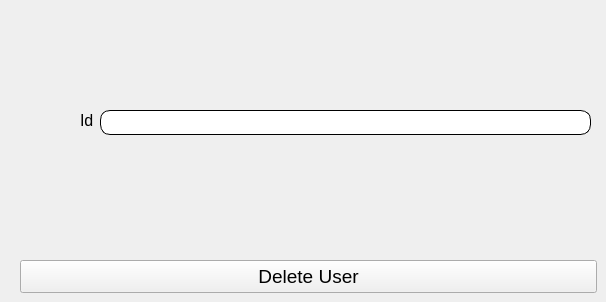
          <widget class="QWidget" name="tab">
           <attribute name="title">
            <string>Delete</string>
           </attribute>
           <widget class="QLineEdit" name="userDeleteIdEditField">
            <property name="geometry">
             <rect>
              <x>100</x>
              <y>110</y>
              <width>491</width>
              <height>25</height>
             </rect>
            </property>
            <property name="font">
             <font>
              <family>Segoe UI</family>
              <pointsize>12</pointsize>
             </font>
            </property>
            <property name="styleSheet">
             <string notr="true">#userDeleteIdEditField{
background-color: white; 
border-style: outset;
border-width: 1px;
border-radius: 10px;
}</string>
            </property>
           </widget>
           <widget class="QLabel" name="label_21">
            <property name="geometry">
             <rect>
              <x>80</x>
              <y>110</y>
              <width>13</width>
              <height>21</height>
             </rect>
            </property>
            <property name="font">
             <font>
              <family>Segoe UI</family>
              <pointsize>12</pointsize>
             </font>
            </property>
            <property name="text">
             <string>Id</string>
            </property>
           </widget>
           <widget class="QPushButton" name="usersDeleteButton">
            <property name="geometry">
             <rect>
              <x>20</x>
              <y>260</y>
              <width>577</width>
              <height>33</height>
             </rect>
            </property>
            <property name="font">
             <font>
              <family>Segoe UI</family>
              <pointsize>14</pointsize>
             </font>
            </property>
            <property name="styleSheet">
             <string notr="true">#usersDeleteButton{
background-color: #F0F0F0;
/* color: green; */
color: black;
/* border-style: double;
border-width: 1px;
border-color:	#E87F6F;
*/
}

#usersDeleteButton:hover{
background-color: white;
color: black;
}</string>
            </property>
            <property name="text">
             <string>Delete User</string>
            </property>
           </widget>
          </widget>
